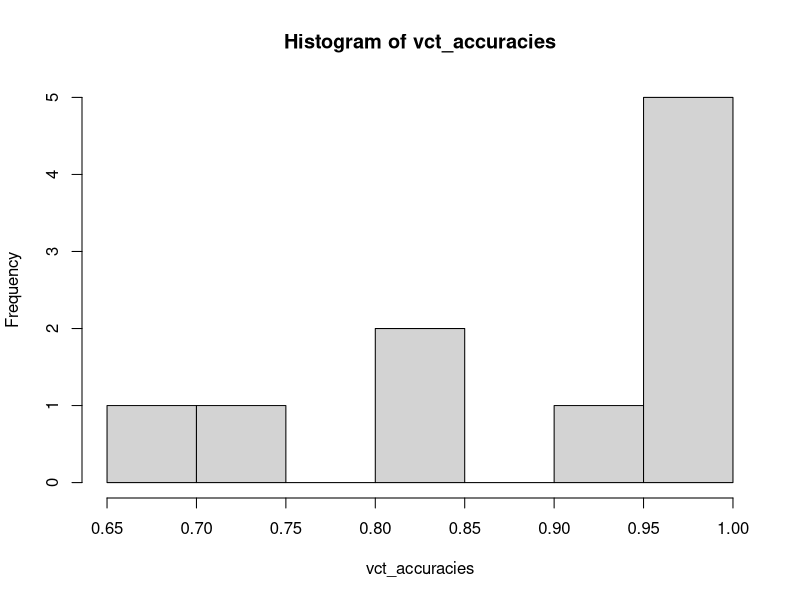

Write R code to recreate this figure.
library(rsample)
library(dplyr)


data("iris")
iris$ID <- 1:150
iris <- iris[c("ID", "Sepal.Length", "Sepal.Width", 
               "Petal.Length", "Petal.Width", 
               "Species")]
iris$y <- as.numeric(iris$Species == "setosa")
cv_5fold <- vfold_cv(iris, v = 5)

iris1 <- cv_5fold$splits[[1]] %>% as.data.frame() 
iris1_analysis <- cv_5fold$splits[[1]] %>% analysis() 

iris1_assessment <- cv_5fold$splits[[1]] %>% assessment() 

dim(iris1_analysis)
dim(iris1_assessment)

iris2 <- cv_5fold$splits[[2]] %>% as.data.frame() 
iris3 <- cv_5fold$splits[[3]] %>% as.data.frame() 
iris4 <- cv_5fold$splits[[4]] %>% as.data.frame() 
iris5 <- cv_5fold$splits[[5]] %>% as.data.frame() 
# Muestra test 1

id1 <- iris$ID[!(iris$ID %in% iris1$ID)]
id1 <- (cv_5fold$splits[[1]] %>% assessment())$ID

id2 <- iris$ID[!(iris$ID %in% iris2$ID)]
id3 <- iris$ID[!(iris$ID %in% iris3$ID)]
id4 <- iris$ID[!(iris$ID %in% iris4$ID)]
id5 <- iris$ID[!(iris$ID %in% iris5$ID)]

# intersect(id1, id2)
# intersect(id1, id3)
# intersect(id1, id4)
# intersect(id1, id5)
# intersect(id2, id3)
# intersect(id2, id4)
# intersect(id2, id5)
# intersect(id3, id4)
# intersect(id3, id5)
# intersect(id4, id5)

id1
id2
id3
id4
id5
sort(c(id1, id2, id3, id4, id5))


library(rsample)
library(dplyr)

data("iris")
iris$ID <- 1:150
iris <- iris[c("ID", "Sepal.Length", "Sepal.Width", 
               "Petal.Length", "Petal.Width", 
               "Species")]
iris$y <- as.numeric(iris$Species == "setosa")
set.seed(12345)
trainig <- iris[sample(nrow(iris), round(0.8*nrow(iris))),]

cv_10fold <- vfold_cv(trainig, v = 10)

# analysis_set2 <- cv_5fold$splits[[1]] %>% analysis()
# assesment_set2 <- cv_5fold$splits[[1]] %>% assessment()

modelo_logistico <- function(particion){
  
  modelo <- glm(y ~ Sepal.Length , data = analysis(particion), family = "binomial")
  test <- assessment(particion)
  test$yhat <- as.numeric(predict(modelo, test, type = "response") > 0.5) 
  mc <- table(test$y, test$yhat) 
  precision <- sum(diag(mc)) / sum(mc)
  precision
}


modelo_logistico(cv_10fold$splits[[1]])
modelo_logistico(cv_10fold$splits[[2]])
modelo_logistico(cv_10fold$splits[[3]])
modelo_logistico(cv_10fold$splits[[9]])
modelo_logistico(cv_10fold$splits[[10]])


vct_accuracies <- sapply(cv_10fold$splits, modelo_logistico)
mean(vct_accuracies)
hist(vct_accuracies)

lista <- list(V1 =  data.frame(ID = c(1:4), y= rnorm(4)), V2 = data.frame(ID2 = c(1:9), y = rnorm(9)))
lapply(lista, dim)
lapply(lista, nrow)
sapply(lista, nrow)



############################ Repeated Cross Validation #######################
cv_5fold_repetead <- vfold_cv(iris, v = 5, repeats = 2)
iris1_rep1 <- cv_5fold_repetead$splits[[1]] %>% as.data.frame() 
iris2_rep1 <- cv_5fold_repetead$splits[[2]] %>% as.data.frame() 
iris3_rep1 <- cv_5fold_repetead$splits[[3]] %>% as.data.frame() 
iris4_rep1 <- cv_5fold_repetead$splits[[4]] %>% as.data.frame() 
iris5_rep1 <- cv_5fold_repetead$splits[[5]] %>% as.data.frame() 
iris1_rep2 <- cv_5fold_repetead$splits[[6]] %>% as.data.frame() 
iris2_rep2 <- cv_5fold_repetead$splits[[7]] %>% as.data.frame() 
iris3_rep2 <- cv_5fold_repetead$splits[[8]] %>% as.data.frame() 
iris4_rep2 <- cv_5fold_repetead$splits[[9]] %>% as.data.frame() 
iris5_rep2 <- cv_5fold_repetead$splits[[10]] %>% as.data.frame() 


# La primera repetición
id1_rep1 <- iris$ID[!(iris$ID %in% iris1_rep1$ID)]
id2_rep1 <- iris$ID[!(iris$ID %in% iris2_rep1$ID)]
id3_rep1 <- iris$ID[!(iris$ID %in% iris3_rep1$ID)]
id4_rep1 <- iris$ID[!(iris$ID %in% iris4_rep1$ID)]
id5_rep1 <- iris$ID[!(iris$ID %in% iris5_rep1$ID)]

intersect(id1_rep1, id2_rep1)
intersect(id1_rep1, id3_rep1)
intersect(id1_rep1, id4_rep1)
intersect(id1_rep1, id5_rep1)
intersect(id2_rep1, id3_rep1)
intersect(id2_rep1, id4_rep1)
intersect(id2_rep1, id5_rep1)
intersect(id3_rep1, id4_rep1)
intersect(id3_rep1, id5_rep1)
intersect(id4_rep1, id5_rep1)

id1_rep1
id2_rep1
id3_rep1
id4_rep1
id5_rep1
sort(c(id1_rep1, id2_rep1, id3_rep1, id4_rep1, id5_rep1))

# La segunda repetición
id1_rep2 <- iris$ID[!(iris$ID %in% iris1_rep2$ID)]
id2_rep2 <- iris$ID[!(iris$ID %in% iris2_rep2$ID)]
id3_rep2 <- iris$ID[!(iris$ID %in% iris3_rep2$ID)]
id4_rep2 <- iris$ID[!(iris$ID %in% iris4_rep2$ID)]
id5_rep2 <- iris$ID[!(iris$ID %in% iris5_rep2$ID)]

intersect(id1_rep2, id2_rep2)
intersect(id1_rep2, id3_rep2)
intersect(id1_rep2, id4_rep2)
intersect(id1_rep2, id5_rep2)
intersect(id2_rep2, id3_rep2)
intersect(id2_rep2, id4_rep2)
intersect(id2_rep2, id5_rep2)
intersect(id3_rep2, id4_rep2)
intersect(id3_rep2, id5_rep2)
intersect(id4_rep2, id5_rep2)

id1_rep2
id2_rep2
id3_rep2
id4_rep2
id5_rep2
sort(c(id1_rep2, id2_rep2, id3_rep2, id4_rep2, id5_rep2))



############################# Estratificado ################################
cv_5fold_estratificado <- vfold_cv(iris, v = 5, strata = "Species")
datos <- cv_5fold_estratificado$splits[[1]] %>% as.data.frame()
150/5
# Seleccionar 120 en la muestra, se reparti de forma proporcional al tamaño en los tres estratos.
table(datos$Species)

datos2 <- cv_5fold$splits[[1]] %>% as.data.frame()
150/5
table(datos2$Species)


################### Bootstraps ##########################################
bootstraps <- bootstraps(iris, times = 10)
bootstraps$splits[[1]] %>% as.data.frame()
